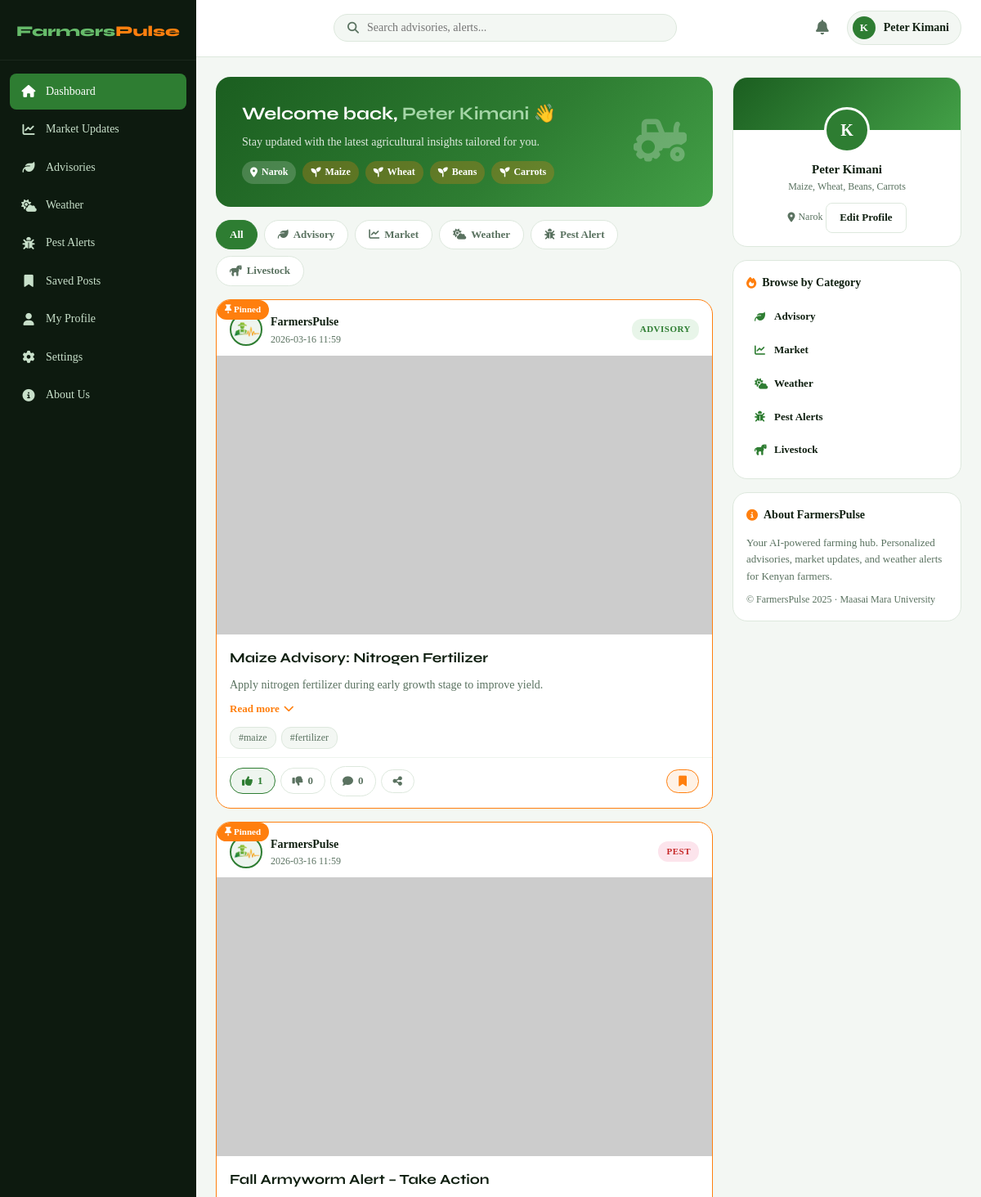
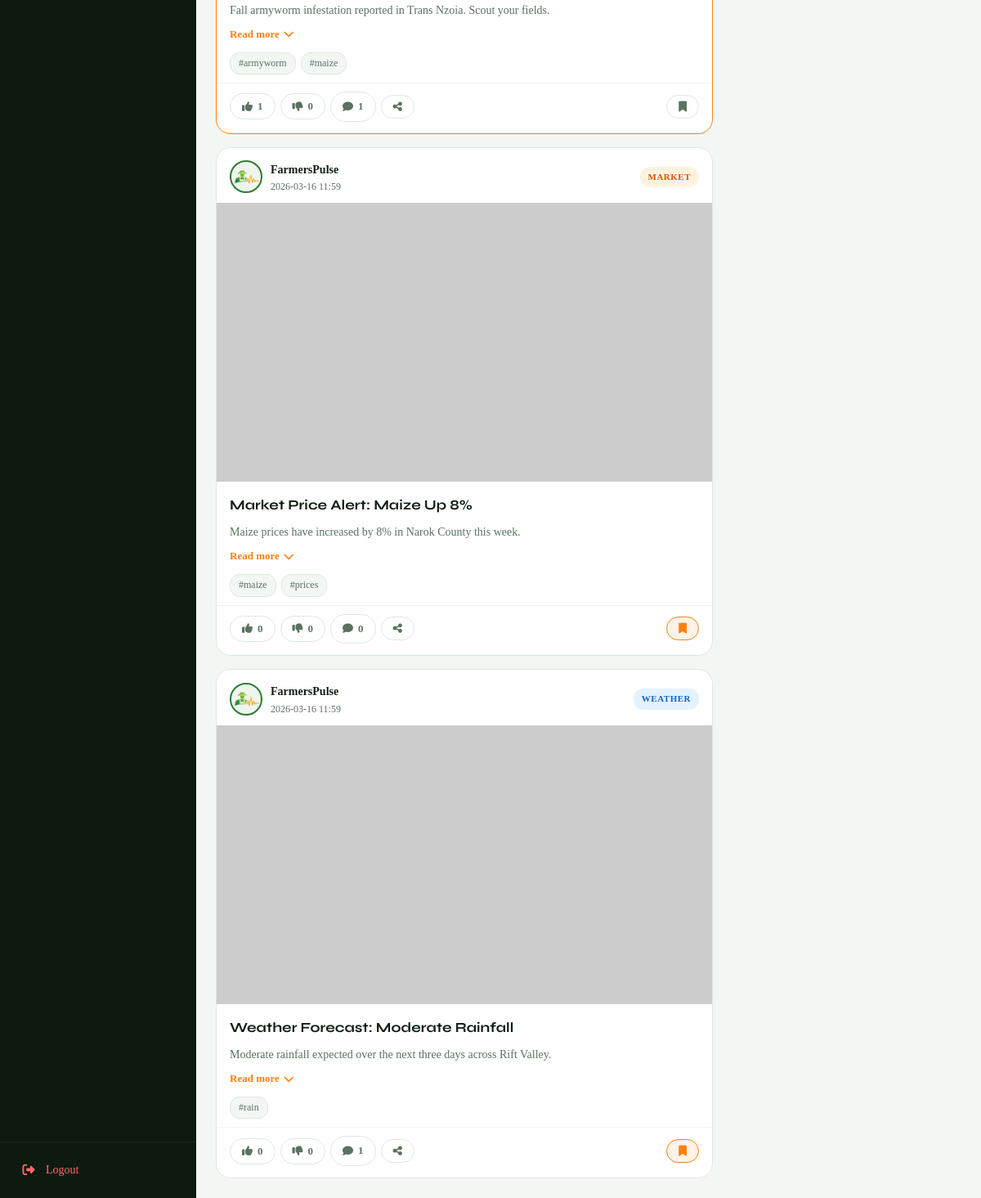
/dashboard (signed in), run on the app's committed database (2 pictures, top to bottom).
### tables this page shows
CREATE TABLE users (
        id INTEGER PRIMARY KEY AUTOINCREMENT,
        username TEXT UNIQUE NOT NULL,
        email TEXT UNIQUE NOT NULL,
        password TEXT NOT NULL,
        role TEXT DEFAULT 'farmer',
        full_name TEXT DEFAULT '',
        phone TEXT DEFAULT '',
        county TEXT DEFAULT '',
        crop_types TEXT DEFAULT '',
        farm_size TEXT DEFAULT '',
        bio TEXT DEFAULT '',
        profile_pic TEXT DEFAULT '',
        is_active INTEGER DEFAULT 1,
        is_banned INTEGER DEFAULT 0,
        ban_reason TEXT DEFAULT '',
        created_at TEXT DEFAULT (datetime('now')),
        last_login TEXT
    );

CREATE TABLE posts (
        id INTEGER PRIMARY KEY AUTOINCREMENT,
        title TEXT NOT NULL,
        short_text TEXT NOT NULL,
        full_text TEXT DEFAULT '',
        image_url TEXT DEFAULT '',
        category TEXT DEFAULT 'advisory',
        tags TEXT DEFAULT '',
        target_crops TEXT DEFAULT '',
        target_counties TEXT DEFAULT '',
        source TEXT DEFAULT 'manual',
        is_published INTEGER DEFAULT 1,
        is_pinned INTEGER DEFAULT 0,
        user_id INTEGER NOT NULL,
        created_at TEXT DEFAULT (datetime('now')),
        updated_at TEXT DEFAULT (datetime('now'))
    );

### app.py (the view, shortened to what this page needs)
@app.route("/dashboard")
@login_required
def dashboard():
    if session.get("role")=="admin": return redirect(url_for("admin_dashboard"))
    page=request.args.get("page",1,type=int); per_page=10; category=request.args.get("category",""); search=request.args.get("search",""); offset=(page-1)*per_page
    conn=get_db(); uid=session["user_id"]
    ai_log = conn.execute("SELECT post_ids_returned FROM ai_personalization_logs WHERE user_id=? ORDER BY created_at DESC LIMIT 1", (uid,)).fetchone()
    using_ai_feed = False
    if not using_ai_feed:
        where=["is_published=1"]; params=[]
        if category: where.append("category=?"); params.append(category)
        if search: where.append("(title LIKE ? OR short_text LIKE ?)"); params.extend([f"%{search}%",f"%{search}%"])
        ws=" AND ".join(where)
        total=conn.execute(f"SELECT COUNT(*) FROM posts WHERE {ws}",params).fetchone()[0]
        posts=conn.execute(f"SELECT * FROM posts WHERE {ws} ORDER BY is_pinned DESC,created_at DESC LIMIT ? OFFSET ?",params+[per_page,offset]).fetchall()
    saved_ids=[r["post_id"] for r in conn.execute("SELECT post_id FROM saved_posts WHERE user_id=?",(uid,)).fetchall()]
    liked_map={r["post_id"]:bool(r["is_like"]) for r in conn.execute("SELECT post_id,is_like FROM likes WHERE user_id=?",(uid,)).fetchall()}
    notifs=conn.execute("SELECT * FROM notifications WHERE user_id=? ORDER BY created_at DESC LIMIT 10",(uid,)).fetchall()
    def ps(pid):
        l=conn.execute("SELECT COUNT(*) FROM likes WHERE post_id=? AND is_like=1",(pid,)).fetchone()[0]
        d=conn.execute("SELECT COUNT(*) FROM likes WHERE post_id=? AND is_like=0",(pid,)).fetchone()[0]
        c=conn.execute("SELECT COUNT(*) FROM comments WHERE post_id=? AND parent_id IS NULL",(pid,)).fetchone()[0]
        return l,d,c
    posts_data=[{"post":p,"likes":ps(p["id"])[0],"dislikes":ps(p["id"])[1],"comments":ps(p["id"])[2]} for p in posts]
    conn.close(); total_pages=(total+per_page-1)//per_page
    return render_template("dashboard.html",posts_data=posts_data,saved_ids=saved_ids,liked_map=liked_map,notifs=notifs,category=category,search=search,page=page,total_pages=total_pages,total=total,using_ai_feed=using_ai_feed)

### app.py (called while the page is built)
def get_db():
    if not os.path.exists("database"):
        os.makedirs("database")
    conn = sqlite3.connect(DATABASE)
    conn.row_factory = sqlite3.Row
    conn.execute("PRAGMA foreign_keys = ON")
    return conn

def login_required(f):
    @wraps(f)
    def dec(*a,**k):
        if "user_id" not in session: return redirect(url_for("login"))
        return f(*a,**k)
    return dec

def current_user():
    if "user_id" not in session: return None
    conn=get_db(); u=conn.execute("SELECT * FROM users WHERE id=?",(session["user_id"],)).fetchone(); conn.close(); return u

@app.context_processor
def inject_globals():
    u=current_user(); unread=0; pending_ai=0; unread_feedback=0
    if u:
        conn=get_db()
        unread=conn.execute("SELECT COUNT(*) FROM notifications WHERE user_id=? AND is_read=0",(u["id"],)).fetchone()[0]
        if u["role"]=="admin":
            pending_ai=conn.execute("SELECT COUNT(*) FROM posts WHERE is_published=0 AND source='ai_model'").fetchone()[0]
            unread_feedback=conn.execute("SELECT COUNT(*) FROM feedback WHERE status='unread'").fetchone()[0]
        conn.close()
    return dict(current_user=u,unread_count=unread,pending_ai_count=pending_ai,unread_feedback=unread_feedback)

### templates/dashboard.html (shortened to what this page needs)
{% extends "base.html" %}
{% block body_class %}farmer-body{% endblock %}
{% block content %}
<div class="fp-layout">
  <aside class="fp-sidebar" id="sidebar">
    <div class="sidebar-logo">
      <span class="logo-green">Farmers</span><span class="logo-orange">Pulse</span>
    </div>
    <nav class="sidebar-nav">
      <a href="{{ url_for('dashboard') }}"
        class="nav-item {% if not request.args.get('category') and request.endpoint=='dashboard' %}active{% endif %}"><i
          class="fas fa-home"></i><span>Dashboard</span></a>
      <a href="{{ url_for('dashboard', category='market') }}"
        class="nav-item {% if request.args.get('category')=='market' %}active{% endif %}"><i
          class="fas fa-chart-line"></i><span>Market Updates</span></a>
      <a href="{{ url_for('dashboard', category='advisory') }}"
        class="nav-item {% if request.args.get('category')=='advisory' %}active{% endif %}"><i
          class="fas fa-leaf"></i><span>Advisories</span></a>
      <a href="{{ url_for('dashboard', category='weather') }}"
        class="nav-item {% if request.args.get('category')=='weather' %}active{% endif %}"><i
          class="fas fa-cloud-sun"></i><span>Weather</span></a>
      <a href="{{ url_for('dashboard', category='pest') }}"
        class="nav-item {% if request.args.get('category')=='pest' %}active{% endif %}"><i
          class="fas fa-bug"></i><span>Pest Alerts</span></a>
      <a href="{{ url_for('saved_posts') }}"
        class="nav-item {% if request.endpoint=='saved_posts' %}active{% endif %}"><i
          class="fas fa-bookmark"></i><span>Saved Posts</span></a>
      <a href="{{ url_for('profile', user_id=current_user.id) }}" class="nav-item"><i class="fas fa-user"></i><span>My
          Profile</span></a>
      <a href="{{ url_for('edit_profile') }}"
        class="nav-item {% if request.endpoint=='edit_profile' %}active{% endif %}"><i
          class="fas fa-cog"></i><span>Settings</span></a>
      <a href="{{ url_for('about') }}"
        class="nav-item {% if request.endpoint in ['about','feedback'] %}active{% endif %}"><i
          class="fas fa-circle-info"></i><span>About Us</span></a>
    </nav>
    <div class="sidebar-footer">
      <a href="{{ url_for('logout') }}" class="nav-item logout-item"><i
          class="fas fa-sign-out-alt"></i><span>Logout</span></a>
    </div>
  </aside>
  <div class="fp-main">
    <header class="fp-topnav">
      <div class="topnav-left">
        <form class="search-form" method="GET" action="{{ url_for('dashboard') }}">
          <i class="fas fa-search"></i>
          <input type="text" name="search" placeholder="Search advisories, alerts..." value="{{ search }}">
        </form>
      </div>
      <div class="topnav-right">
        <div class="notif-btn" id="notifBtn">
          <i class="fas fa-bell"></i>
        </div>
        <a href="{{ url_for('profile', user_id=current_user.id) }}" class="user-chip">
          {% if current_user['profile_pic'] %}<img
            src="{{ url_for('static', filename='uploads/' + current_user['profile_pic']) }}" alt="">{% else %}<div
            class="avatar-initials">{{ current_user['username'][0].upper() }}</div>{% endif %}
          <span>{{ current_user['full_name'] or current_user['username'] }}</span>
        </a>
      </div>
    </header>
    <div class="fp-content">
      <div class="feed-column">
        <div class="welcome-card">
          <div>
            <h2>Welcome back, <span>{{ current_user['full_name'] or current_user['username'] }}</span> 👋</h2>
            <p>Stay updated with the latest agricultural insights tailored for you.</p>
            {% if current_user['county'] or current_user['crop_types'] %}
            <div class="profile-tags">
              {% if current_user['county'] %}<span class="tag"><i class="fas fa-map-marker-alt"></i> {{
                current_user['county'] }}</span>{% endif %}
              {% for crop in (current_user['crop_types'] or '').split(',') %}{% if crop.strip() %}<span
                class="tag tag-crop"><i class="fas fa-seedling"></i> {{ crop.strip() }}</span>{% endif %}{% endfor %}
            </div>
            {% endif %}
          </div>
          <div class="welcome-icon"><i class="fas fa-tractor"></i></div>
        </div>
        <div class="category-filters">
          <a href="{{ url_for('dashboard') }}" class="filter-btn {% if not category %}active{% endif %}">All</a>
          <a href="{{ url_for('dashboard', category='advisory') }}"
            class="filter-btn {% if category=='advisory' %}active{% endif %}"><i class="fas fa-leaf"></i> Advisory</a>
          <a href="{{ url_for('dashboard', category='market') }}"
            class="filter-btn {% if category=='market' %}active{% endif %}"><i class="fas fa-chart-line"></i> Market</a>
          <a href="{{ url_for('dashboard', category='weather') }}"
            class="filter-btn {% if category=='weather' %}active{% endif %}"><i class="fas fa-cloud-sun"></i>
            Weather</a>
          <a href="{{ url_for('dashboard', category='pest') }}"
            class="filter-btn {% if category=='pest' %}active{% endif %}"><i class="fas fa-bug"></i> Pest Alert</a>
          <a href="{{ url_for('dashboard', category='livestock') }}"
            class="filter-btn {% if category=='livestock' %}active{% endif %}"><i class="fas fa-horse"></i>
            Livestock</a>
        </div>
        {% for item in posts_data %}
        {% set p = item.post %}
        <article class="post-card {% if p['is_pinned'] %}post-pinned{% endif %}" data-post-id="{{ p['id'] }}">
          {% if p['is_pinned'] %}<div class="pin-badge"><i class="fas fa-thumbtack"></i> Pinned</div>{% endif %}
          <div class="post-meta">
            <div class="post-author">
              <div class="avatar-sm">
                <img src="/static/images/FarmersPulse_logo.png" alt="FarmersPulse Logo">
              </div>
              <div><strong>FarmersPulse</strong><span>{{ p['created_at'][:16] }}</span></div>
            </div>
            <span class="post-category cat-{{ p['category'] or 'general' }}">{{ p['category'] or 'General' }}</span>
          </div>
          {% if p['image_url'] %}
          <a href="{{ url_for('post_detail', post_id=p['id']) }}"><img src="{{ p['image_url'] }}" alt="{{ p['title'] }}"
              class="post-image" loading="lazy"></a>
          {% endif %}
          <div class="post-body">
            <h3 class="post-title"><a href="{{ url_for('post_detail', post_id=p['id']) }}">{{ p['title'] }}</a></h3>
            <div class="post-text">
              <p class="short-text">{{ p['short_text'] }}</p>
              {% if p['full_text'] %}
              <button class="read-more-btn" onclick="toggleReadMore(this)">Read more <i
                  class="fas fa-chevron-down"></i></button>
              {% endif %}
            </div>
            {% if p['tags'] %}
            <div class="post-tags">{% for tag in p['tags'].split(',') %}{% if tag.strip() %}<span class="post-tag">#{{
                tag.strip() }}</span>{% endif %}{% endfor %}</div>
            {% endif %}
          </div>
          <div class="post-actions-bar">
            <div class="post-actions-left">
              <button class="action-btn like-btn {% if liked_map.get(p['id']) == true %}active{% endif %}"
                onclick="reactPost({{ p['id'] }}, true, this)">
                <i class="fas fa-thumbs-up"></i><span class="like-count">{{ item.likes }}</span>
              </button>
              <button class="action-btn dislike-btn {% if liked_map.get(p['id']) == false %}active-dislike{% endif %}"
                onclick="reactPost({{ p['id'] }}, false, this)">
                <i class="fas fa-thumbs-down"></i><span class="dislike-count">{{ item.dislikes }}</span>
              </button>
              <a href="{{ url_for('post_detail', post_id=p['id']) }}#comments" class="action-btn"><i
                  class="fas fa-comment"></i><span>{{ item.comments }}</span></a>
              <button class="action-btn" onclick="sharePost({{ p['id'] }}, '{{ p['title']|e }}')"><i
                  class="fas fa-share-nodes"></i></button>
            </div>
            <button class="action-btn save-btn {% if p['id'] in saved_ids %}saved{% endif %}"
              onclick="savePost({{ p['id'] }}, this)">
              <i class="fas fa-bookmark"></i>
            </button>
          </div>
        </article>
        {% else %}
        <div class="empty-state"><i class="fas fa-newspaper"></i>
          <h3>No posts found</h3>
          <p>Check back soon for new farming updates.</p>
        </div>
        {% endfor %}
      </div>
      <aside class="right-panel">
        <div class="profile-card-widget">
          <div class="profile-card-cover"></div>
          <div class="profile-card-info">
            {% if current_user['profile_pic'] %}
            <img src="{{ url_for('static', filename='uploads/' + current_user['profile_pic']) }}" alt=""
              class="profile-avatar-lg">
            {% else %}
            <div class="profile-avatar-lg avatar-fallback">{{ current_user['username'][0].upper() }}</div>
            {% endif %}
            <h4>{{ current_user['full_name'] or current_user['username'] }}</h4>
            <p>{{ current_user['crop_types'] or 'Farmer' }}</p>
            {% if current_user['county'] %}<p class="county-tag"><i class="fas fa-map-marker-alt"></i> {{
              current_user['county'] }}</p>{% endif %}
            <a href="{{ url_for('edit_profile') }}" class="btn-outline-sm" style="margin-top:10px;">Edit Profile</a>
          </div>
        </div>
        <div class="widget-card">
          <h4 class="widget-title"><i class="fas fa-fire"></i> Browse by Category</h4>
          <div class="trending-list">
            <a href="{{ url_for('dashboard', category='advisory') }}" class="trend-item"><i class="fas fa-leaf"></i>
              Advisory</a>
            <a href="{{ url_for('dashboard', category='market') }}" class="trend-item"><i class="fas fa-chart-line"></i>
              Market</a>
            <a href="{{ url_for('dashboard', category='weather') }}" class="trend-item"><i class="fas fa-cloud-sun"></i>
              Weather</a>
            <a href="{{ url_for('dashboard', category='pest') }}" class="trend-item"><i class="fas fa-bug"></i> Pest
              Alerts</a>
            <a href="{{ url_for('dashboard', category='livestock') }}" class="trend-item"><i class="fas fa-horse"></i>
              Livestock</a>
          </div>
        </div>
        <div class="widget-card">
          <h4 class="widget-title"><i class="fas fa-info-circle"></i> About FarmersPulse</h4>
          <p class="widget-text">Your AI-powered farming hub. Personalized advisories, market updates, and weather
            alerts for Kenyan farmers.</p>
          <p class="widget-text" style="margin-top:8px;font-size:12px;color:var(--text-muted);">© FarmersPulse 2025 ·
            Maasai Mara University</p>
        </div>
      </aside>
    </div>
  </div>
</div>
{% endblock %}

### data on the page
users: username "K", full_name "Peter Kimani", county "Narok", crop_types "Maize, Wheat, Beans, Carrots"
posts: is_pinned 1 (drawn), created_at "2026-03-16 11:59", category "ADVISORY", title "Maize Advisory: Nitrogen Fertilizer", short_text "Apply nitrogen fertilizer during early growth stage to improve yield."
posts: is_pinned 1 (drawn), created_at "2026-03-16 11:59", category "PEST", title "Fall Armyworm Alert – Take Action", short_text "Fall armyworm infestation reported in Trans Nzoia. Scout your fields."
posts: created_at "2026-03-16 11:59", category "MARKET", title "Market Price Alert: Maize Up 8%", short_text "Maize prices have increased by 8% in Narok County this week."
posts: created_at "2026-03-16 11:59", category "WEATHER", title "Weather Forecast: Moderate Rainfall", short_text "Moderate rainfall expected over the next three days across Rift Valley.", strip "rain"

### other printed values
{{ crop.strip() }} "Maize" "Wheat" "Beans" "Carrots"
{{ tag.strip() }} "maize" "fertilizer" "armyworm" "maize" "maize" "prices"
{{ item.likes }} "1" "1" "0" "0"
{{ item.dislikes }} "0" "0" "0" "0"
{{ item.comments }} "0" "1" "0" "1"
